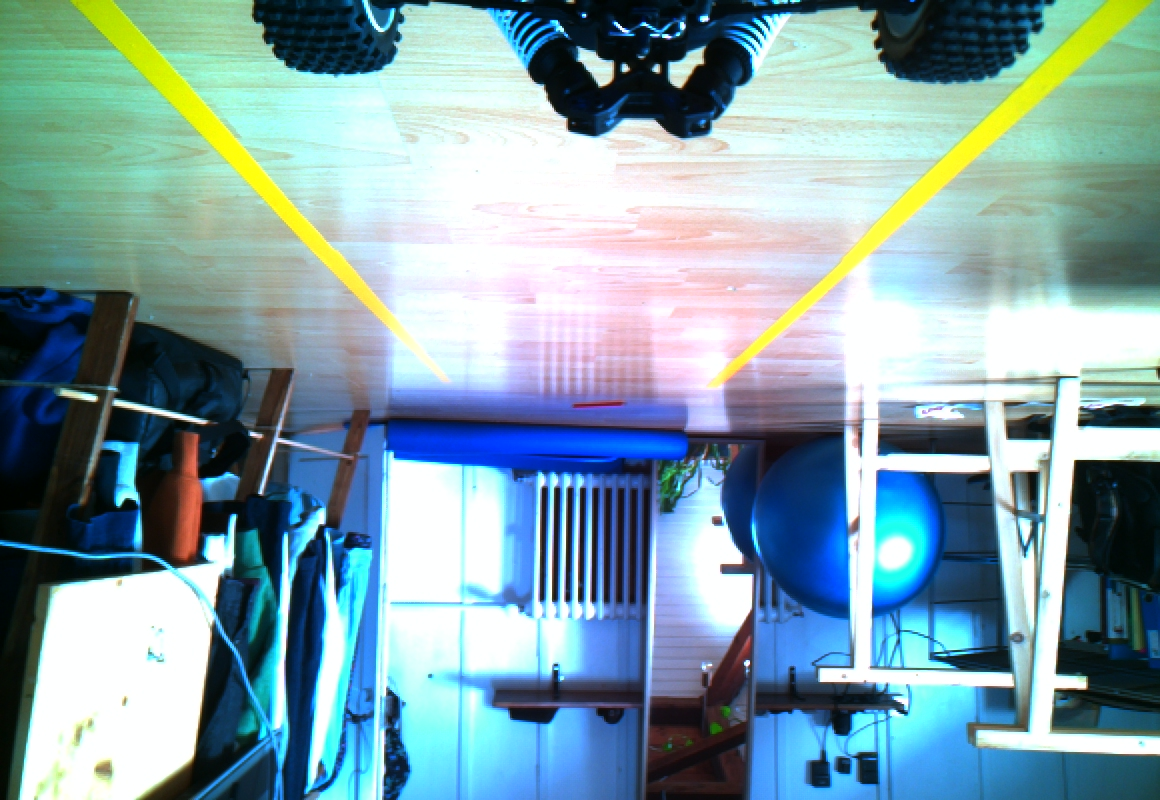
#> input picture Images/picam.jpg, 1160 x 800 px, found by its file name
$ python arducamTest.py
#> lines starting #> are read from the running program, lines starting #| are printed output that depends on the picture; after the words box and inside, x2 and y2 are one past the last pixel; in counts of white or black regions, pixels touching at a corner belong together
import cv2 as cv

## Parameters
low_H = 24
low_S = 23
low_V = 195
high_H = 37
high_S = 255
high_V = 255
window_capture_name = 'Video Capture'

frameBGR = cv.imread('/home/pi/Documents/AutonomousRcCar/Images/picam.jpg')
#> frameBGR is the input picture: shape (800, 1160, 3); mean B, G, R 167.8, 160.3, 129.1
frameBGR = cv.rotate(frameBGR, cv.ROTATE_180)
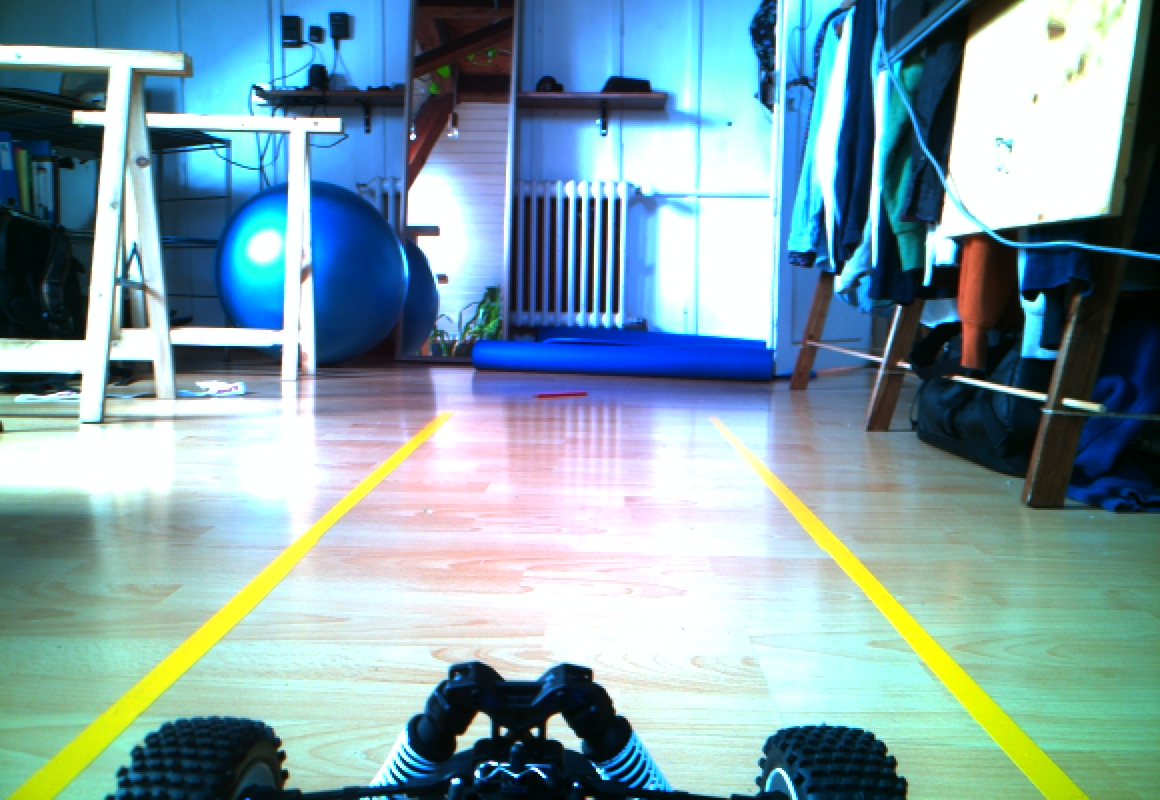
#> frameBGR: shape (800, 1160, 3); mean B, G, R 167.8, 160.3, 129.1
frameHSV = cv.cvtColor(frameBGR, cv.COLOR_BGR2HSV)
#> frameHSV: shape (800, 1160, 3); mean H, S, V 91.1, 102.2, 179.9

frameThreshold = cv.inRange(frameHSV,  (low_H, low_S, low_V), (high_H, high_S, high_V))
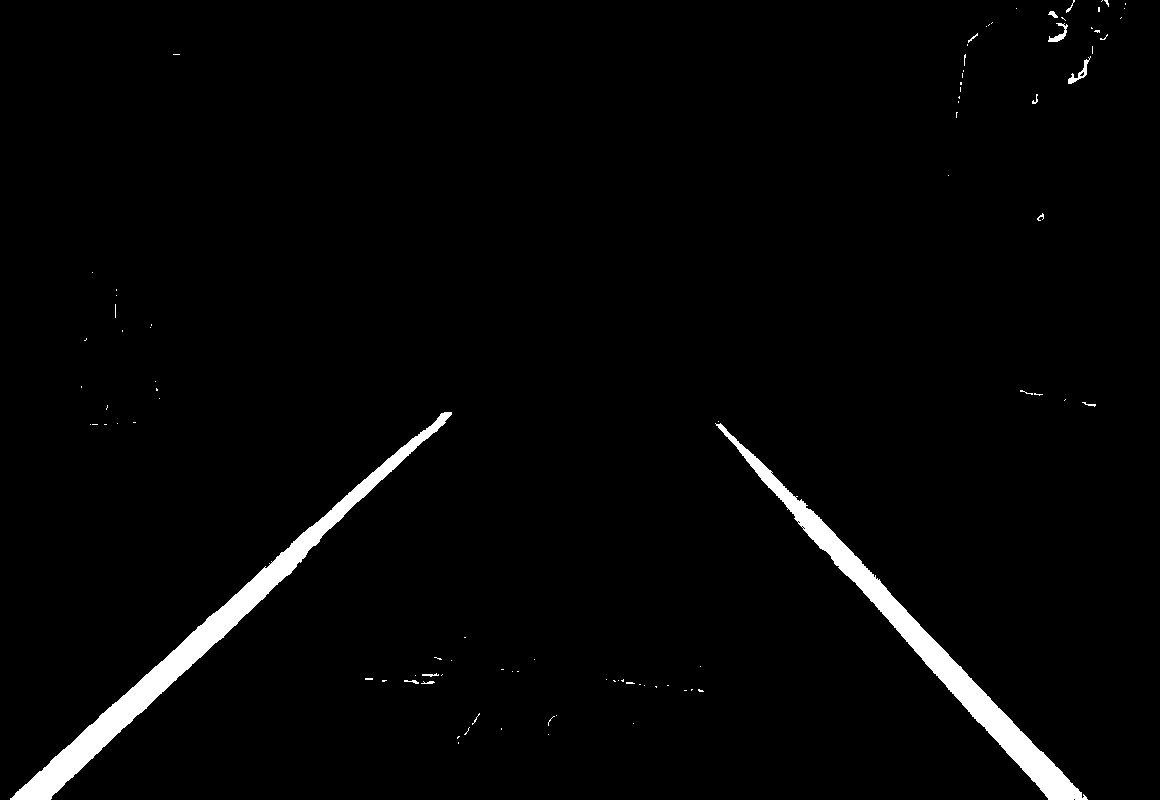
#> frameThreshold: shape (800, 1160); 2.4% white; 94 white regions (81 under 20 px), largest, box (x1, y1, x2, y2) and area: (10, 412, 452, 800) 11302, (715, 423, 1088, 800) 10178, (1068, 56, 1091, 84) 154
print(f"Original: {frameBGR.shape}")
#| Original: (800, 1160, 3)
print(f"HSV: {frameHSV.shape}")
#| HSV: (800, 1160, 3)
print(f"Threshold: {frameThreshold.shape}")
#| Threshold: (800, 1160)
print(frameThreshold.min())
#| 0
print(frameThreshold.max())
#| 255

cv.namedWindow(window_capture_name)
cv.imshow(window_capture_name, frameBGR)

$ run again, with Images/PhotoRoute.jpeg copied over Images/picam.jpg
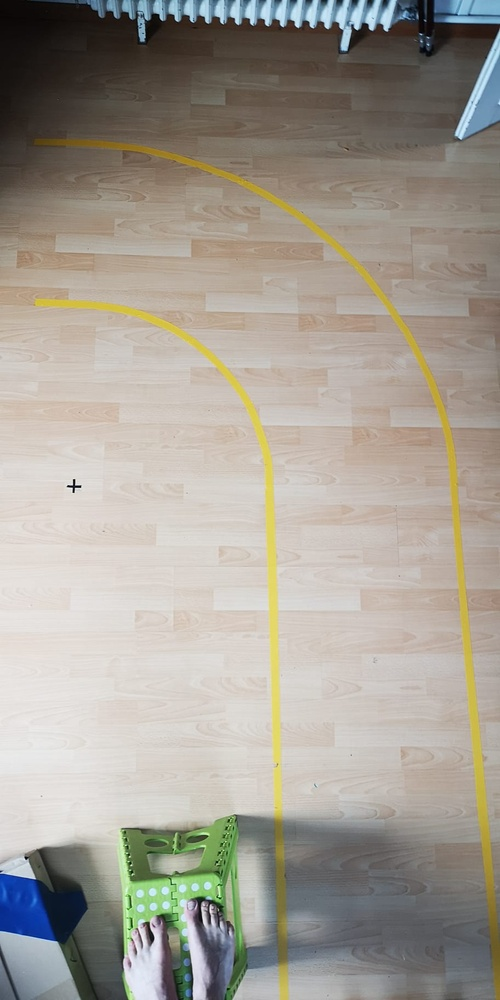
#> input picture Images/PhotoRoute.jpeg, 500 x 1000 px, shrunk from 912 x 1824 before the run, found by its file name
#> frameBGR is the input picture: shape (1000, 500, 3); mean B, G, R 147.5, 157.4, 163
#> `frameBGR = cv.rotate(frameBGR, cv.ROTATE_180)`:
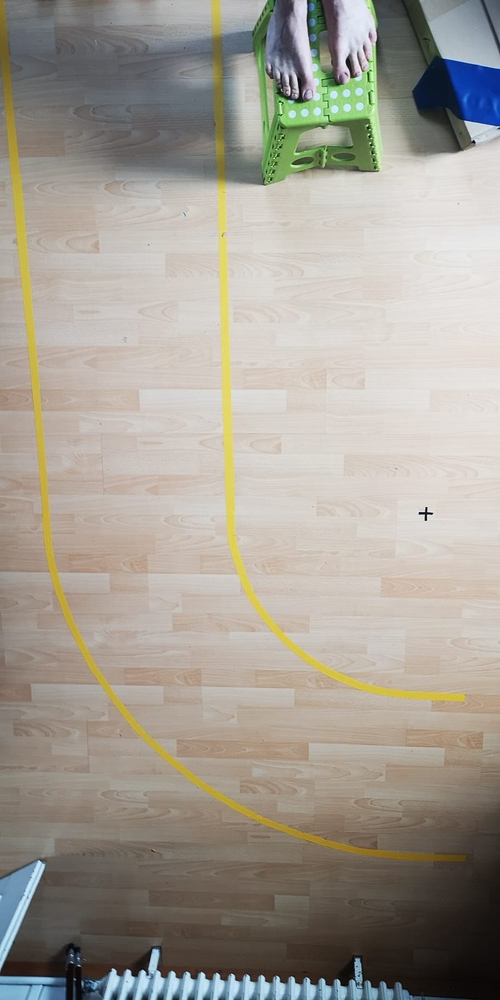
#> frameBGR: shape (1000, 500, 3); mean B, G, R 147.5, 157.4, 163
#> frameHSV: shape (1000, 500, 3); mean H, S, V 27.9, 39.2, 167.1
#> `frameThreshold = cv.inRange(frameHSV,  (low_H, low_S, low_V), (high_H,..`:
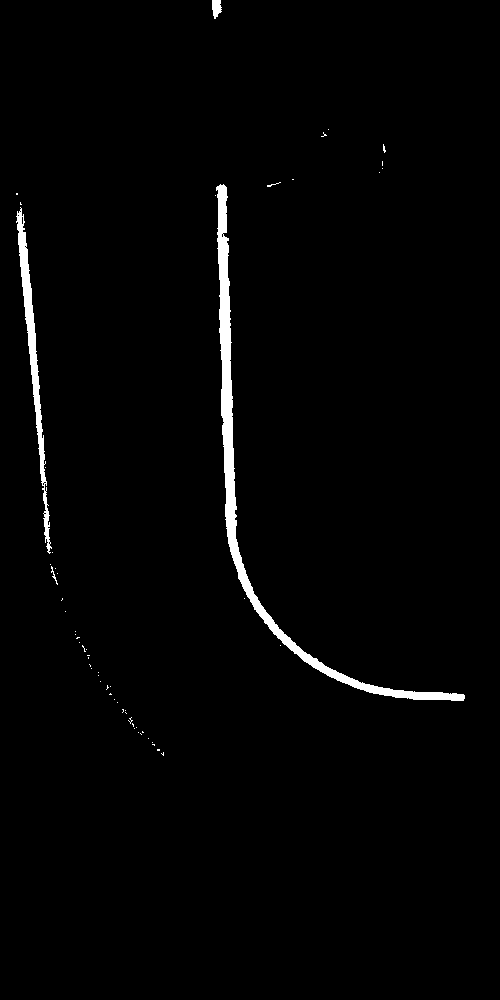
#> frameThreshold: shape (1000, 500); 1.7% white; 57 white regions (53 under 20 px), largest, box (x1, y1, x2, y2) and area: (216, 184, 465, 701) 6017, (16, 207, 52, 554) 2147, (212, 0, 222, 19) 140, (51, 566, 58, 585) 32
#| Original: (1000, 500, 3)
#| HSV: (1000, 500, 3)
#| Threshold: (1000, 500)
#| 0
#| 255
